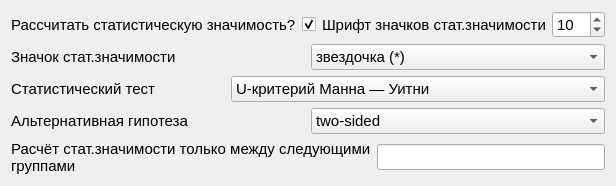
                <widget class="QWidget" name="tab_4">
                 <attribute name="title">
                  <string>Box plot (стат.значимость)</string>
                 </attribute>
                 <layout class="QGridLayout" name="gridLayout_6">
                  <item row="0" column="0">
                   <layout class="QHBoxLayout" name="horizontalLayout_141">
                    <item>
                     <layout class="QHBoxLayout" name="horizontalLayout_21">
                      <item>
                       <widget class="QLabel" name="lb_stattest_2">
                        <property name="font">
                         <font>
                          <pointsize>11</pointsize>
                         </font>
                        </property>
                        <property name="text">
                         <string>Рассчитать статистическую значимость?</string>
                        </property>
                       </widget>
                      </item>
                      <item>
                       <widget class="QCheckBox" name="check_stat_znachimost">
                        <property name="enabled">
                         <bool>true</bool>
                        </property>
                        <property name="font">
                         <font>
                          <pointsize>11</pointsize>
                         </font>
                        </property>
                        <property name="text">
                         <string/>
                        </property>
                        <property name="checked">
                         <bool>true</bool>
                        </property>
                       </widget>
                      </item>
                     </layout>
                    </item>
                    <item>
                     <layout class="QHBoxLayout" name="horizontalLayout_140">
                      <item alignment="Qt::AlignRight">
                       <widget class="QLabel" name="lb_color_pal_box_21">
                        <property name="sizePolicy">
                         <sizepolicy hsizetype="Expanding" vsizetype="Preferred">
                          <horstretch>0</horstretch>
                          <verstretch>0</verstretch>
                         </sizepolicy>
                        </property>
                        <property name="font">
                         <font>
                          <pointsize>11</pointsize>
                         </font>
                        </property>
                        <property name="text">
                         <string>Шрифт значков стат.значимости</string>
                        </property>
                       </widget>
                      </item>
                      <item>
                       <widget class="QSpinBox" name="spinBox_size_stat_znachimost">
                        <property name="sizePolicy">
                         <sizepolicy hsizetype="Fixed" vsizetype="Fixed">
                          <horstretch>0</horstretch>
                          <verstretch>0</verstretch>
                         </sizepolicy>
                        </property>
                        <property name="font">
                         <font>
                          <pointsize>11</pointsize>
                         </font>
                        </property>
                        <property name="minimum">
                         <number>1</number>
                        </property>
                        <property name="maximum">
                         <number>100</number>
                        </property>
                        <property name="value">
                         <number>10</number>
                        </property>
                       </widget>
                      </item>
                     </layout>
                    </item>
                   </layout>
                  </item>
                  <item row="1" column="0">
                   <layout class="QHBoxLayout" name="horizontalLayout_142">
                    <item>
                     <widget class="QLabel" name="lb__altern_heposisis_4">
                      <property name="enabled">
                       <bool>true</bool>
                      </property>
                      <property name="font">
                       <font>
                        <pointsize>11</pointsize>
                       </font>
                      </property>
                      <property name="text">
                       <string>Значок стат.значимости</string>
                      </property>
                     </widget>
                    </item>
                    <item>
                     <widget class="QComboBox" name="comboBox_box_plot_sign_stat_znachimost">
                      <property name="enabled">
                       <bool>true</bool>
                      </property>
                      <property name="font">
                       <font>
                        <pointsize>11</pointsize>
                       </font>
                      </property>
                      <item>
                       <property name="text">
                        <string>звездочка (*)</string>
                       </property>
                      </item>
                      <item>
                       <property name="text">
                        <string>меньше какого-то значения (p&lt;)</string>
                       </property>
                      </item>
                      <item>
                       <property name="text">
                        <string>равно какому-то значению (p=)</string>
                       </property>
                      </item>
                     </widget>
                    </item>
                   </layout>
                  </item>
                  <item row="2" column="0">
                   <layout class="QHBoxLayout" name="horizontalLayout_23">
                    <item>
                     <widget class="QLabel" name="lb_stattest">
                      <property name="enabled">
                       <bool>true</bool>
                      </property>
                      <property name="font">
                       <font>
                        <pointsize>11</pointsize>
                       </font>
                      </property>
                      <property name="toolTip">
                       <string>&lt;html&gt;&lt;head/&gt;&lt;body&gt;&lt;p&gt;См. информацию по разным статистическим тестам&lt;/p&gt;&lt;/body&gt;&lt;/html&gt;</string>
                      </property>
                      <property name="text">
                       <string>Статистический тест</string>
                      </property>
                     </widget>
                    </item>
                    <item>
                     <widget class="QComboBox" name="comboBox_stat_test">
                      <property name="enabled">
                       <bool>true</bool>
                      </property>
                      <property name="font">
                       <font>
                        <pointsize>11</pointsize>
                       </font>
                      </property>
                      <item>
                       <property name="text">
                        <string>U-критерий Манна — Уитни</string>
                       </property>
                      </item>
                      <item>
                       <property name="text">
                        <string>Т-критерий Стьюдента</string>
                       </property>
                      </item>
                      <item>
                       <property name="text">
                        <string>Тест Бруннера — Мюнцеля</string>
                       </property>
                      </item>
                      <item>
                       <property name="text">
                        <string>Тест Бруннера — Мюнцеля (normal)</string>
                       </property>
                      </item>
                      <item>
                       <property name="text">
                        <string>Критерий Уилкоксона</string>
                       </property>
                      </item>
                      <item>
                       <property name="text">
                        <string>Критерий Краскела — Уоллиса</string>
                       </property>
                      </item>
                      <item>
                       <property name="text">
                        <string>Медианный критерий</string>
                       </property>
                      </item>
                      <item>
                       <property name="text">
                        <string>Тест Ансари-Брэдли</string>
                       </property>
                      </item>
                      <item>
                       <property name="text">
                        <string>Тест Фишера-Питмана</string>
                       </property>
                      </item>
                      <item>
                       <property name="text">
                        <string>Пермутационный критерий Бруннера — Мюнцеля</string>
                       </property>
                      </item>
                      <item>
                       <property name="text">
                        <string>Пермутационный критерий Манна — Уитни</string>
                       </property>
                      </item>
                      <item>
                       <property name="text">
                        <string>Пермутационный критерий Уилкоксона</string>
                       </property>
                      </item>
                      <item>
                       <property name="text">
                        <string>Пермутационный критерий Фридмана</string>
                       </property>
                      </item>
                     </widget>
                    </item>
                   </layout>
                  </item>
                  <item row="3" column="0">
                   <layout class="QHBoxLayout" name="horizontalLayout_18">
                    <item>
                     <widget class="QLabel" name="lb__altern_heposisis">
                      <property name="enabled">
                       <bool>true</bool>
                      </property>
                      <property name="font">
                       <font>
                        <pointsize>11</pointsize>
                       </font>
                      </property>
                      <property name="text">
                       <string>Альтернативная гипотеза</string>
                      </property>
                     </widget>
                    </item>
                    <item>
                     <widget class="QComboBox" name="comboBox_alter_hep">
                      <property name="enabled">
                       <bool>true</bool>
                      </property>
                      <property name="font">
                       <font>
                        <pointsize>11</pointsize>
                       </font>
                      </property>
                      <item>
                       <property name="text">
                        <string>two-sided</string>
                       </property>
                      </item>
                      <item>
                       <property name="text">
                        <string>less</string>
                       </property>
                      </item>
                      <item>
                       <property name="text">
                        <string>greater</string>
                       </property>
                      </item>
                     </widget>
                    </item>
                   </layout>
                  </item>
                  <item row="4" column="0">
                   <layout class="QHBoxLayout" name="horizontalLayout_82">
                    <item>
                     <widget class="QLabel" name="lb_del_hue_7">
                      <property name="font">
                       <font>
                        <pointsize>11</pointsize>
                       </font>
                      </property>
                      <property name="toolTip">
                       <string>&lt;html&gt;&lt;head/&gt;&lt;body&gt;&lt;p&gt;Выбрать, если нужно считать стат. значимость только между определенными группами. В строку вводится массив из кортежей групп с разделительным пробелом. К примеру, есть 4 группы и хочется посмотреть стат.значимость только между 1 и 2, а также 3 и 4. Тогда надо ввести с пробелом '(1,2) (3,4)'&lt;/p&gt;&lt;/body&gt;&lt;/html&gt;</string>
                      </property>
                      <property name="text">
                       <string>Расчёт стат.значимости только между следующими группами</string>
                      </property>
                      <property name="wordWrap">
                       <bool>true</bool>
                      </property>
                     </widget>
                    </item>
                    <item>
                     <widget class="QLineEdit" name="STAT_znachimost_order_box_plot">
                      <property name="font">
                       <font>
                        <pointsize>11</pointsize>
                       </font>
                      </property>
                      <property name="toolTip">
                       <string/>
                      </property>
                     </widget>
                    </item>
                   </layout>
                  </item>
                 </layout>
                </widget>
